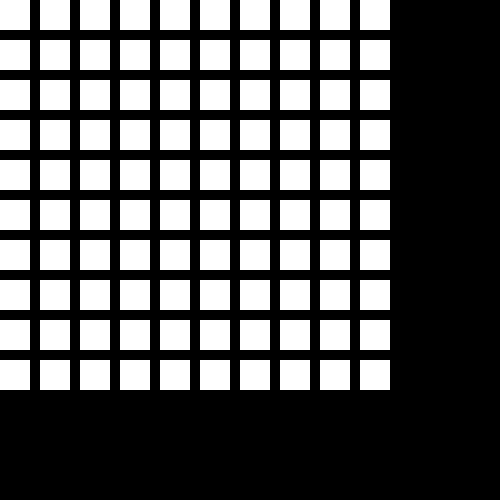
Frame 1 (no input)
Frame 60 (the mouse pressed at the canvas centre just before this capture): identical to frame 1, image omitted
Frame 120 (the mouse held since frame 60 and released just before this capture): identical to frame 1, image omitted

The Processing sketch that drew this single still picture (run headless with seeded random() and noise(); from frame 60 on, the mouse is pressed at the canvas centre):

// Processing sketch: processing_61284
// ── processing_61284.pde

void setup() {
  size(500, 500);
}

void draw() {
  background(0);

  fill(255);
  noStroke();

  for (int i = 0; i < 10; i++) {

    pushMatrix();

    for (int j = 0; j < 10; j++) {
      rect(0, 0, 30, 30);
      translate(0, 40);
    } 

    popMatrix();

    translate(40, 0);
  }
}
